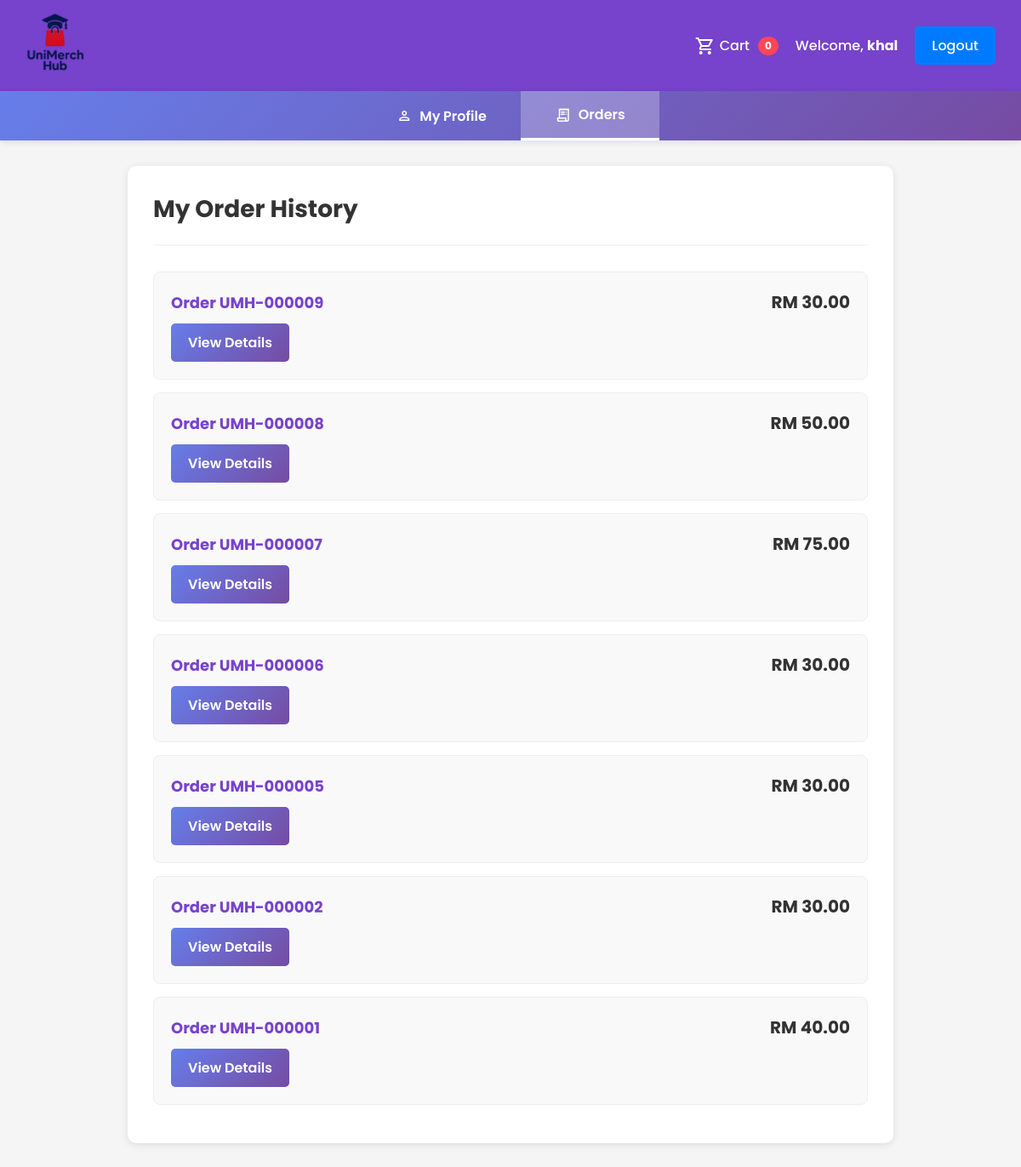
The page /orderhistory.php (signed in) on the database its author committed.
### tables this page shows
CREATE TABLE `orders` (
  `orderID` int(11) NOT NULL,
  `userID` int(11) NOT NULL,
  `totalAmount` decimal(10,2) NOT NULL,
  `orderDate` timestamp NOT NULL DEFAULT current_timestamp(),
  `fullName` varchar(200) NOT NULL DEFAULT '',
  `phone` varchar(50) NOT NULL DEFAULT '',
  `address` varchar(400) NOT NULL DEFAULT '',
  `paymentMethod` varchar(100) NOT NULL DEFAULT '',
  `orderNumber` varchar(20) DEFAULT NULL
);

### orderhistory.php (the view, shortened to what this page needs)
<?php
include 'includes/db.php';
$userID = $_SESSION['userID'];
$isLoggedIn = isset($_SESSION['email']) && isset($_SESSION['fullName']) && isset($_SESSION['userID']);
$userName = $isLoggedIn ? $_SESSION['fullName'] : '';
function pickFirst($row, $candidates) {
    foreach ($candidates as $c) {
        if (isset($row[$c])) return $row[$c];
    }
    return null;
}
$queries = [
    "SELECT *, COALESCE(orderNumber, CONCAT('UMH-', LPAD(orderID, 6, '0'))) as displayOrderNumber FROM orders WHERE userID = ? ORDER BY orderID DESC",
    "SELECT *, COALESCE(orderNumber, CONCAT('UMH-', LPAD(id, 6, '0'))) as displayOrderNumber FROM orders WHERE user_id = ? ORDER BY id DESC",
    "SELECT *, COALESCE(orderNumber, CONCAT('UMH-', LPAD(id, 6, '0'))) as displayOrderNumber FROM orders WHERE userid = ? ORDER BY id DESC",
    "SELECT *, COALESCE(orderNumber, CONCAT('UMH-', LPAD(orderID, 6, '0'))) as displayOrderNumber FROM orders WHERE userID = ? ORDER BY id DESC",
    "SELECT *, COALESCE(orderNumber, CONCAT('UMH-', LPAD(id, 6, '0'))) as displayOrderNumber FROM orders WHERE customer_id = ? ORDER BY id DESC"
];
$stmt = null;
foreach ($queries as $q) {
    $p = $conn->prepare($q);
    if ($p) {
        $stmt = $p;
        break;
    }
}
$stmt->bind_param('i', $userID);
$stmt->execute();
$res = $stmt->get_result();
?>
<!DOCTYPE html>
<html lang="en">
<head>
    <link rel="stylesheet" href="assets/css/style.css">
</head>
<body>
    <navbar>
        <a href="index.php"><img src="assets/images/logo.png" alt="Logo" class="logo"></a>
        <div id="authArea" class="nav-links">
            <a href="cart.php" style="display: flex; align-items: center; gap: 5px;">
                <span class="material-symbols-outlined">shopping_cart</span>
                Cart <span id="cartCount" class="cart-count-badge">0</span>
            </a>
            <?php if ($isLoggedIn): ?>
                <a href="profile.php"><span style="color: white;">
                    Welcome, <strong><?php echo htmlspecialchars($userName); ?></strong>
                </span></a>
                <a href="logout.php" class="login-btn">Logout</a>
            <?php else: ?>
                <a href="login.html" class="login-btn">Login/Register</a>
            <?php endif; ?>
        </div>
    </navbar>
    <navbar class="profile-nav">
        <a href="profile.php">
            <span class="material-symbols-outlined" style="font-size: 20px;">person</span>
            My Profile
        </a>
        <a href="orderhistory.php" class="active">
            <span class="material-symbols-outlined" style="font-size: 20px;">receipt_long</span>
            Orders
        </a>
    </navbar>
    <div class="container">
        <div class="order-history-container">
            <div class="page-header">
                <h1>My Order History</h1>
            </div>
            <?php if ($res && $res->num_rows > 0): ?>
                <ul class="order-list">
                    <?php while ($order = $res->fetch_assoc()):
                        $orderId = pickFirst($order, ['orderID','id','order_id','orderId']);
                        $orderNumber = $order['displayOrderNumber'] ?? $order['orderNumber'] ?? 'UMH-' . str_pad($orderId, 6, '0', STR_PAD_LEFT);
                        $total = pickFirst($order, ['totalAmount','total','total_amount','amount','grand_total','total_price','price']);
                        if ($total !== null) $totalFmt = 'RM ' . number_format((float)$total, 2);
                        else $totalFmt = 'Total unavailable';
                    ?>
                    <li class="order-item">
                        <div class="order-header">
                            <span class="order-id">Order <?php echo htmlspecialchars($orderNumber ?: 'N/A'); ?></span>
                            <span class="order-total"><?php echo htmlspecialchars($totalFmt); ?></span>
                        </div>
                        <a href="orderdetails.php?order=<?php echo urlencode($orderNumber); ?>" class="view-details-btn">
                            View Details
                        </a>
                    </li>
                    <?php endwhile; ?>
                </ul>
            <?php endif; ?>
        </div>
    </div>
</body>
</html>

### assets/css/style.css (style rules this page uses)
* { margin: 0; padding: 0; box-sizing: border-box; }
body { font-family: 'Poppins', Arial, sans-serif; background-color: #f5f5f5; }
navbar, .navbar { background-color: #7742cc; padding: 15px 30px; display: flex; justify-content: space-between; align-items: center; }
.nav-links { list-style: none; display: flex; gap: 30px; align-items: center; margin: 0; padding: 0; }
.nav-links a { color: white; text-decoration: none; font-size: 16px; font-weight: 500; transition: color 0.3s; display: flex; align-items: center; gap: 5px; }
.logo { color: white; font-size: 24px; font-weight: bold; }
.logo img, img.logo { width: 70px; height: 70px; object-fit: contain; }
.login-btn { background-color: #007bff; color: white; padding: 10px 20px; border: none; border-radius: 5px; cursor: pointer; font-size: 16px; }
.container { max-width: 1200px; margin: 30px auto; padding: 0 20px; }

### orderhistory.php (style rules this page uses)
.order-history-container { max-width: 900px; margin: 30px auto; background: white; padding: 30px; border-radius: 10px; box-shadow: 0 2px 10px rgba(0, 0, 0, 0.1); }
.page-header { border-bottom: 2px solid #f5f5f5; padding-bottom: 20px; margin-bottom: 30px; }
.page-header h1 { margin: 0; color: #333; font-size: 28px; font-weight: 700; }
.order-list { list-style: none; padding: 0; margin: 0; }
.order-item { background: #f9f9f9; border: 1px solid #eee; border-radius: 8px; padding: 20px; margin-bottom: 15px; transition: transform 0.2s, box-shadow 0.2s; }
.order-header { display: flex; justify-content: space-between; align-items: center; margin-bottom: 10px; }
.order-id { font-size: 18px; font-weight: 700; color: #7742cc; }
.order-total { font-size: 20px; font-weight: 700; color: #333; }
.view-details-btn { background: linear-gradient(135deg, #667eea 0%, #764ba2 100%); color: white; border: none; padding: 10px 20px; border-radius: 5px; font-weight: 600; cursor: pointer; text-decoration: none; display: inline-block; transition: opacity 0.2s; }
.cart-count-badge { background: #ff4757; color: white; padding: 2px 8px; border-radius: 50%; font-size: 12px; margin-left: 5px; font-weight: bold; }
.nav-links { display: flex; align-items: center; gap: 20px; }
.nav-links a { color: white; text-decoration: none; font-weight: 500; }
.profile-nav { background: linear-gradient(135deg, #667eea 0%, #764ba2 100%); padding: 0; display: flex; justify-content: center; gap: 0; box-shadow: 0 2px 8px rgba(0, 0, 0, 0.1); }
.profile-nav a { color: white; text-decoration: none; padding: 15px 40px; font-weight: 600; font-size: 16px; transition: all 0.3s; position: relative; display: flex; align-items: center; gap: 8px; }
.profile-nav a.active { background: rgba(255, 255, 255, 0.25); border-bottom: 3px solid white; }

### rows shown on the page
orders: orderNumber "UMH-000009", totalAmount "RM 30.00"
orders: orderNumber "UMH-000008", totalAmount "RM 50.00"
orders: orderNumber "UMH-000007", totalAmount "RM 75.00"
orders: orderNumber "UMH-000006", totalAmount "RM 30.00"
orders: orderNumber "UMH-000005", totalAmount "RM 30.00"
orders: orderNumber "UMH-000002", totalAmount "RM 30.00"
orders: orderNumber "UMH-000001", totalAmount "RM 40.00"

### other values the page prints
$userName "khal"
